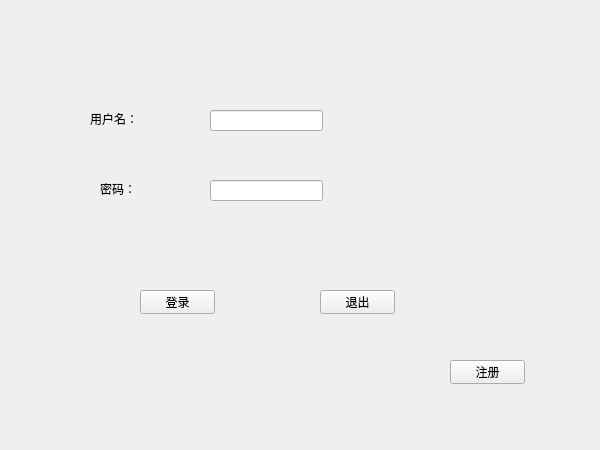
<?xml version="1.0" encoding="UTF-8"?>
<ui version="4.0">
 <class>Frm_Login</class>
 <widget class="QWidget" name="Frm_Login">
  <property name="geometry">
   <rect>
    <x>0</x>
    <y>0</y>
    <width>600</width>
    <height>450</height>
   </rect>
  </property>
  <property name="windowTitle">
   <string>Frm_Login</string>
  </property>
  <widget class="QPushButton" name="btn_Login">
   <property name="geometry">
    <rect>
     <x>140</x>
     <y>290</y>
     <width>75</width>
     <height>24</height>
    </rect>
   </property>
   <property name="text">
    <string>登录</string>
   </property>
  </widget>
  <widget class="QPushButton" name="btn_Exit">
   <property name="geometry">
    <rect>
     <x>320</x>
     <y>290</y>
     <width>75</width>
     <height>24</height>
    </rect>
   </property>
   <property name="text">
    <string>退出</string>
   </property>
  </widget>
  <widget class="QLabel" name="lbl_user">
   <property name="geometry">
    <rect>
     <x>90</x>
     <y>110</y>
     <width>54</width>
     <height>16</height>
    </rect>
   </property>
   <property name="text">
    <string>&lt;html&gt;&lt;head/&gt;&lt;body&gt;&lt;p&gt;用户名：&lt;/p&gt;&lt;/body&gt;&lt;/html&gt;</string>
   </property>
  </widget>
  <widget class="QLabel" name="lbl_pwd">
   <property name="geometry">
    <rect>
     <x>100</x>
     <y>180</y>
     <width>54</width>
     <height>16</height>
    </rect>
   </property>
   <property name="text">
    <string>&lt;html&gt;&lt;head/&gt;&lt;body&gt;&lt;p&gt;密码：&lt;/p&gt;&lt;/body&gt;&lt;/html&gt;</string>
   </property>
  </widget>
  <widget class="QLineEdit" name="txt_user">
   <property name="geometry">
    <rect>
     <x>210</x>
     <y>110</y>
     <width>113</width>
     <height>21</height>
    </rect>
   </property>
  </widget>
  <widget class="QLineEdit" name="txt_pwd">
   <property name="geometry">
    <rect>
     <x>210</x>
     <y>180</y>
     <width>113</width>
     <height>21</height>
    </rect>
   </property>
  </widget>
  <widget class="QPushButton" name="btn_register">
   <property name="geometry">
    <rect>
     <x>450</x>
     <y>360</y>
     <width>75</width>
     <height>24</height>
    </rect>
   </property>
   <property name="text">
    <string>注册</string>
   </property>
  </widget>
 </widget>
 <resources/>
 <connections/>
</ui>
